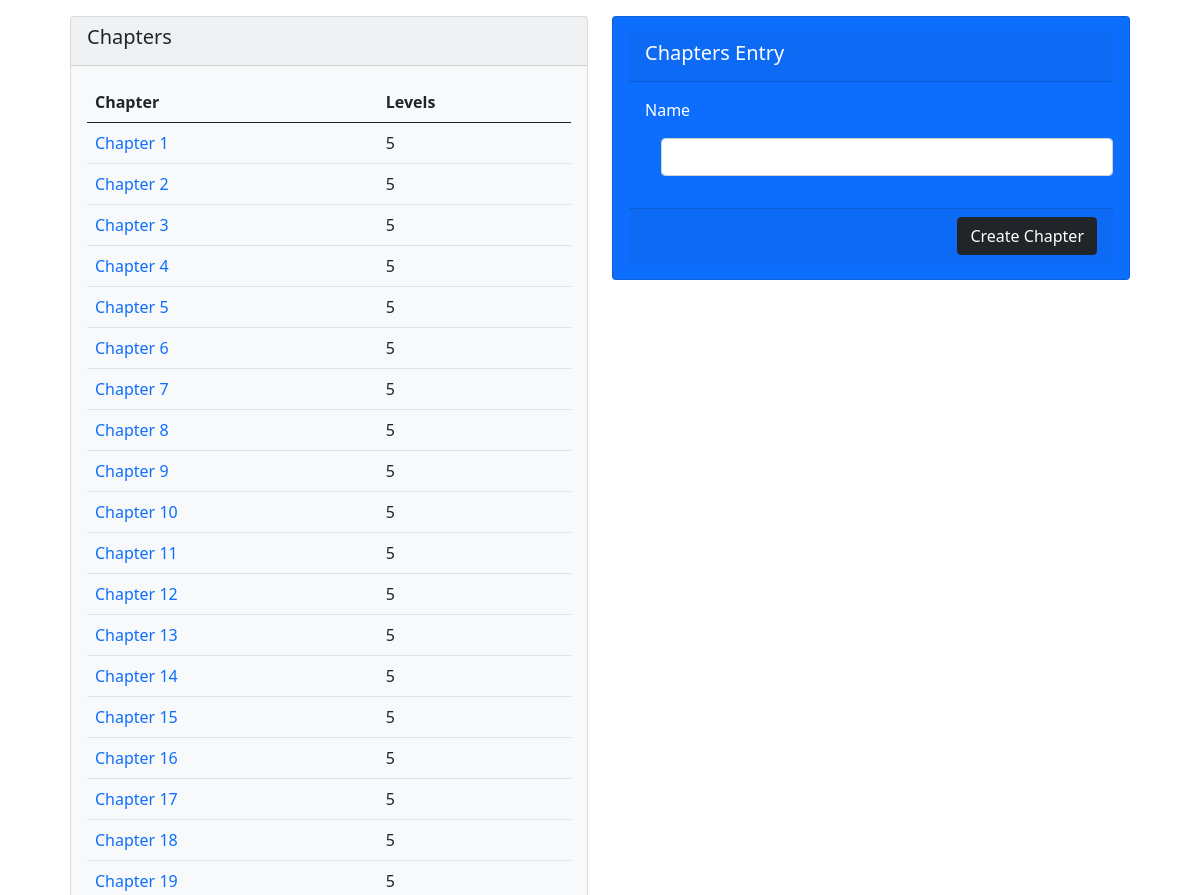
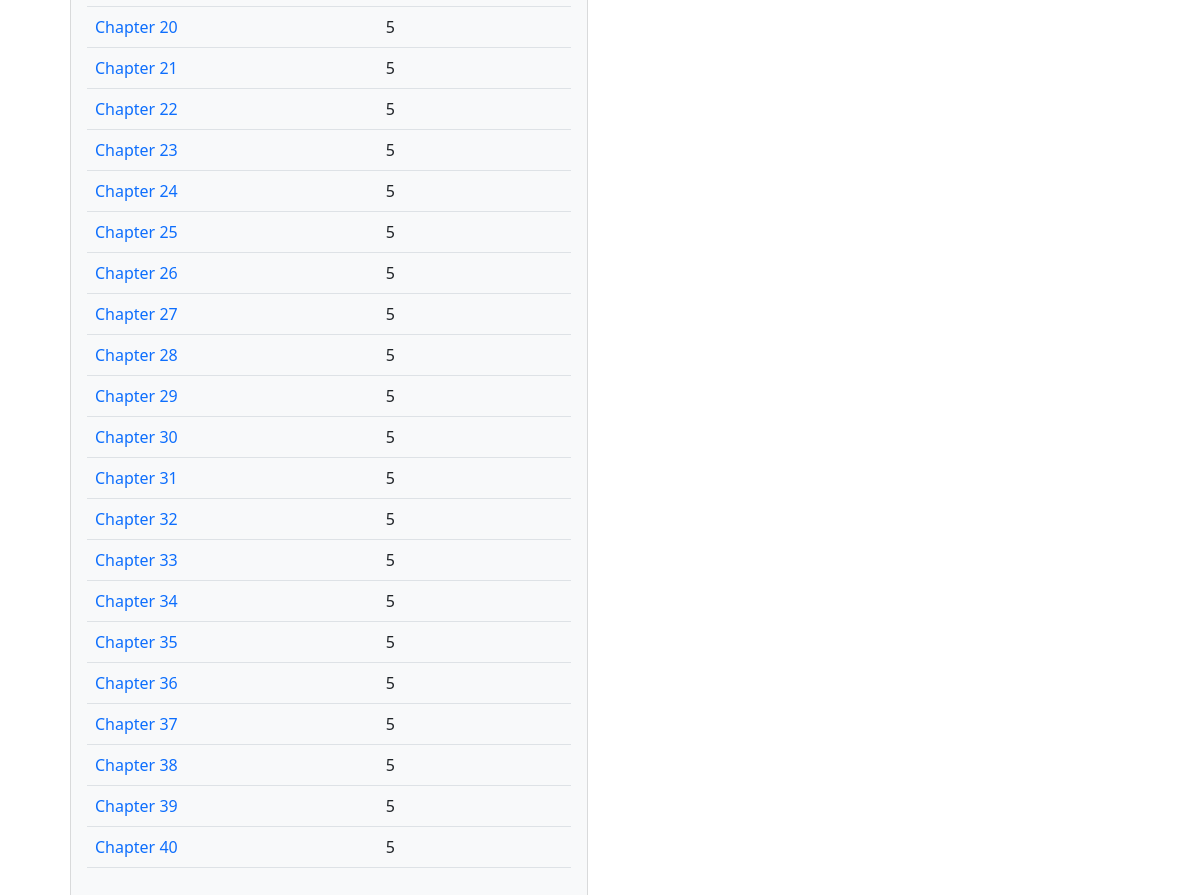
Screenshot of /chapters/ with the database file from the repository (2 pictures, top to bottom).
### wordapp/models.py (models this page shows)
class Chapter(models.Model):
    chapter_name = models.CharField(max_length=50, unique=True)
    chapter_completed = models.BooleanField(default=False)

class Level(models.Model):
    level_serial = models.IntegerField()
    level_letters = models.CharField(max_length=50)
    level_completed = models.BooleanField(default=False)
    chapter = models.ForeignKey(Chapter, on_delete=models.CASCADE)
    class Meta:
        unique_together = ("level_letters","chapter")

### wordgame/views.py (the view, shortened to what this page needs)
# urls.py: path('chapters/',views.chapters, name="chapters"),
def chapters(request):
    error = ""
    chapters = Chapter.objects.all()
    data = {
        "chapters": chapters,
        "error": error
    }
    return render(request, "chapters.html", data)

### templates/chapters.html (shortened to what this page needs)
{% load static %}
<!DOCTYPE html>
<html lang="en">
<head>
    <link href="{% static 'css/bootstrap.min.css' %}" rel="stylesheet">
    <link href="{% static 'css/main.css' %}" rel="stylesheet">
</head>
<body>
<div class="container">
    <div class="row m-3">
        <div class="col-md-6">
            <div class="card bg-light">
                <div class="card-header">
                    <h5 class="card-title">Chapters</h5>
                </div>
                <div class="card-body">
                    <table class="table">
                        <thead>
                        <tr>
                            <th>Chapter</th>
                            <th>Levels</th>
                        </tr>
                        </thead>
                        <tbody>
                        {% for chapter in chapters %}
                            <tr>
                                <td>
                                    <a href="{% url 'levels' chapterid=chapter.id %}">
                                        {{ chapter.chapter_name }}
                                    </a>
                                </td>
                                <td>{{ chapter.level_set.all|length }}</td>
                            </tr>
                        {% endfor %}
                        </tbody>
                    </table>
                </div>
            </div>
        </div>
        <div class="col-md-6">
            <div class="card bg-primary p-3 text-white">
                <form method="post">
                    <div class="card-header">
                        <h5 class="card-title">Chapters Entry</h5>
                    </div>
                    <div class="card-body">
                        <div class="form-group">
                            <label for=" chapter_name">Name</label>
                            <input type="text" id="chapter_name" name="chapter_name" class="m-3 form-control">
                        </div>
                    </div>
                    <div class="card-footer d-flex justify-content-end">
                        <button type="submit" class="btn btn-dark">Create Chapter</button>
                    </div>
                </form>
            </div>
        </div>
    </div>
</div>
</body>
</html>

### static/css/main.css (style rules this page uses)
td a { display: block; text-decoration: none; }

### rows the page displays
Chapter: chapter_name "Chapter 1", level_set.all|length "5"
Chapter: chapter_name "Chapter 2", level_set.all|length "5"
Chapter: chapter_name "Chapter 3", level_set.all|length "5"
Chapter: chapter_name "Chapter 4", level_set.all|length "5"
Chapter: chapter_name "Chapter 5", level_set.all|length "5"
Chapter: chapter_name "Chapter 6", level_set.all|length "5"
Chapter: chapter_name "Chapter 7", level_set.all|length "5"
Chapter: chapter_name "Chapter 8", level_set.all|length "5"
Chapter: chapter_name "Chapter 9", level_set.all|length "5"
Chapter: chapter_name "Chapter 10", level_set.all|length "5"
Chapter: chapter_name "Chapter 11", level_set.all|length "5"
Chapter: chapter_name "Chapter 12", level_set.all|length "5"
Chapter: chapter_name "Chapter 13", level_set.all|length "5"
Chapter: chapter_name "Chapter 14", level_set.all|length "5"
Chapter: chapter_name "Chapter 15", level_set.all|length "5"
Chapter: chapter_name "Chapter 16", level_set.all|length "5"
Chapter: chapter_name "Chapter 17", level_set.all|length "5"
Chapter: chapter_name "Chapter 18", level_set.all|length "5"
Chapter: chapter_name "Chapter 19", level_set.all|length "5"
Chapter: chapter_name "Chapter 20", level_set.all|length "5"
Chapter: chapter_name "Chapter 21", level_set.all|length "5"
Chapter: chapter_name "Chapter 22", level_set.all|length "5"
Chapter: chapter_name "Chapter 23", level_set.all|length "5"
Chapter: chapter_name "Chapter 24", level_set.all|length "5"
Chapter: chapter_name "Chapter 25", level_set.all|length "5"
Chapter: chapter_name "Chapter 26", level_set.all|length "5"
Chapter: chapter_name "Chapter 27", level_set.all|length "5"
Chapter: chapter_name "Chapter 28", level_set.all|length "5"
Chapter: chapter_name "Chapter 29", level_set.all|length "5"
Chapter: chapter_name "Chapter 30", level_set.all|length "5"
Chapter: chapter_name "Chapter 31", level_set.all|length "5"
Chapter: chapter_name "Chapter 32", level_set.all|length "5"
Chapter: chapter_name "Chapter 33", level_set.all|length "5"
Chapter: chapter_name "Chapter 34", level_set.all|length "5"
Chapter: chapter_name "Chapter 35", level_set.all|length "5"
Chapter: chapter_name "Chapter 36", level_set.all|length "5"
Chapter: chapter_name "Chapter 37", level_set.all|length "5"
Chapter: chapter_name "Chapter 38", level_set.all|length "5"
Chapter: chapter_name "Chapter 39", level_set.all|length "5"
Chapter: chapter_name "Chapter 40", level_set.all|length "5"
